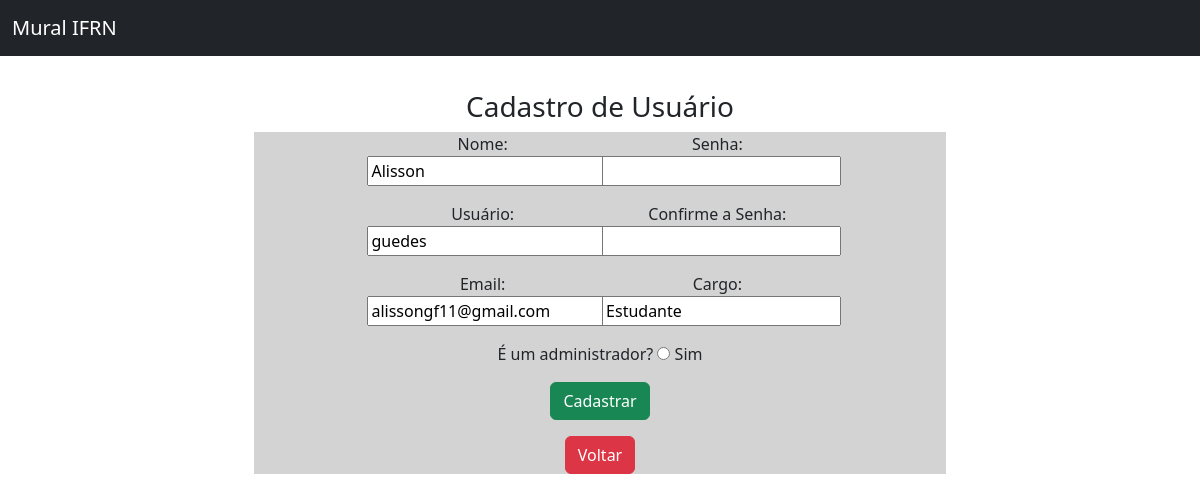
Page /atualizar_usuario/8 on the committed database.
### core/models.py (models this page shows)
class Usuario(AbstractUser):
    nome = models.CharField('nome', max_length= 100)
    cargo = models.CharField('cargo', max_length=50)

### core/views.py (the view)
# urls.py: path('atualizar_usuario/<int:id>',atualizar_usuario,name='atualizar_usuario'),
def atualizar_usuario(request, id):
    meus_usuarios = Usuario.objects.get(id=id)
    form = UsuarioForm(request.POST or None, request.FILES or None, instance = meus_usuarios)
    if form.is_valid():
         form.save()
         return redirect('listar_usuario')
    contexto = {
        "form_usuario": form
    }
    return render(request, 'cruds/usuario_cadastrar.html', contexto )

### core/forms.py
class UsuarioForm(UserCreationForm):
    class Meta:
        model = Usuario
        fields = ['username','password1','password2','email','nome','cargo']

### templates/cruds/usuario_cadastrar.html (shortened to what this page needs)
{% load static %}
{% load widget_tweaks %}
<!DOCTYPE html>
<html lang="pt-br">
<head>
    <link rel="stylesheet" type="text/css" href="{% static 'forms.css' %}" media="screen" />
    <link rel="stylesheet" type="text/css" href="{% static 'estilo.css' %}" media="screen" />
    <link rel="stylesheet" type="text/css" href="{% static 'forms.css' %}" media="screen" />
    <link href="https://cdn.jsdelivr.net/npm/bootstrap@5.2.2/dist/css/bootstrap.min.css" rel="stylesheet"
>
    </head>
<body class="centro">
    <header>
        <header>
            <nav class="navbar navbar-dark bg-dark fixed-top">
                <div class="container-fluid">
                    <a class="navbar-brand" href="{%url 'home' %}">Mural IFRN</a>
                    <a href="{% url 'home' %}" class="btn button button:hover"  type="button" data-bs-toggle="offcanvas"
                            data-bs-target="#offcanvasDarkNavbar" aria-controls="offcanvasDarkNavbar">Voltar</a>
            </nav>
        </header>
    </header>
        <h3>Cadastro de Usuário</h3>
        <div>
            <form method="POST" enctype="multipart/form-data">
                <div class="col-12 col-lg-4">
                    <p>Nome: {{ form_usuario.nome }} </p>
                    <p>Usuário: {{ form_usuario.username }} </p>
                    <p>Email: {{ form_usuario.email }} </p>
                </div>
                <div class="col-12 col-lg-4">
                    <p>Senha: {{ form_usuario.password1 }} </p>
                    <p>Confirme a Senha: {{ form_usuario.password2 }} </p>
                    <p>Cargo: {{ form_usuario.cargo }} </p>
                </div>
                <p>É um administrador? <input type="radio" name="tipo" value="admin" /> Sim<br /></p>
                <p><input type="submit" class="btn btn-success" value="Cadastrar" /></p>
                <p><a href="{% url 'home' %}" type="button" class="btn btn-danger">Voltar</a></p>
        </div>
</body>
</html>

### static/forms.css (style rules this page uses)
body { text-align: center; font-family: Arial, Helvetica, sans-serif; padding: 10px; }
form { align-items: center; }

### static/estilo.css (style rules this page uses)
body { font-family: 'Times New Roman', Times, serif; margin-top: 80px; }
.centro { text-align: center; }
.button { -webkit-transition-duration: 0.4s; transition-duration: 0.4s; }

### templates/cruds/usuario_cadastrar.html (style rules this page uses)
body { margin-top: 80px; }
div { display:inline-block; }
form { background-color: lightgrey; }
.button { -webkit-transition-duration: 0.4s; transition-duration: 0.4s; }

### rows in the picture
Usuario: nome "Alisson", username "guedes", email "alissongf11@gmail.com", cargo "Estudante"
